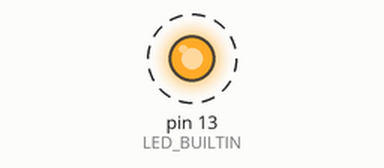
The sketch below on a simulated Arduino Uno, built with avr-gcc and run on an emulated ATmega328P. Shown: output pins drawn as LEDs (lit = HIGH). Dashed ring = blinking. What the sketch prints to the serial monitor is not drawn.

Above: at 0.5 s.
Timing chart, 0 to 4.6 s (numbered marks = the images above):
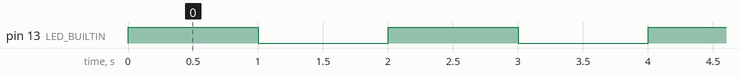

The sketch:

serialSend.ino
```cpp
#include <constants.h>


void setup(){
	pinMode(LED_BUILTIN, OUTPUT);

	Serial.begin(SERIAL_BAUD);
}

void loop(){
	digitalWrite(LED_BUILTIN, HIGH);
	Serial.write(ARDUINO_STATUS_READY);
	delay(1000);
	digitalWrite(LED_BUILTIN, LOW);
	Serial.write(ARDUINO_STATUS_READY);
	delay(1000);
}
```

Measured:
- by itself, pin 13 (LED_BUILTIN): alternates HIGH for 1.0 s and LOW for 1.0 s
